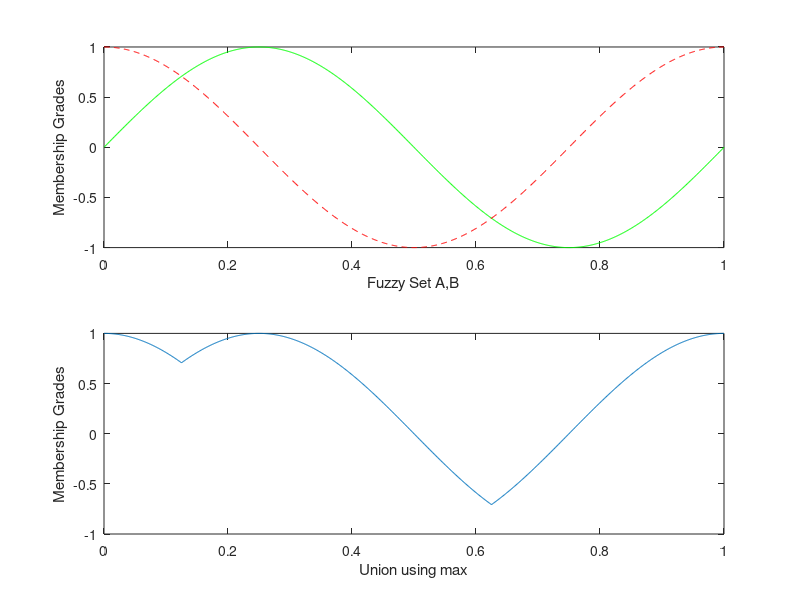

MATLAB code for this plot:
x=0:.001:1;
y=sin(2*pi*x)
z=cos(2*pi*x)
a=max(y,z)
subplot(2,1,1):plot(x,y,'g-',x,z,'r--');
xlabel('Fuzzy Set A,B');
ylabel('Membership Grades');
subplot(2,1,2):plot(x,a);
xlabel('Union using max');
ylabel('Membership Grades');